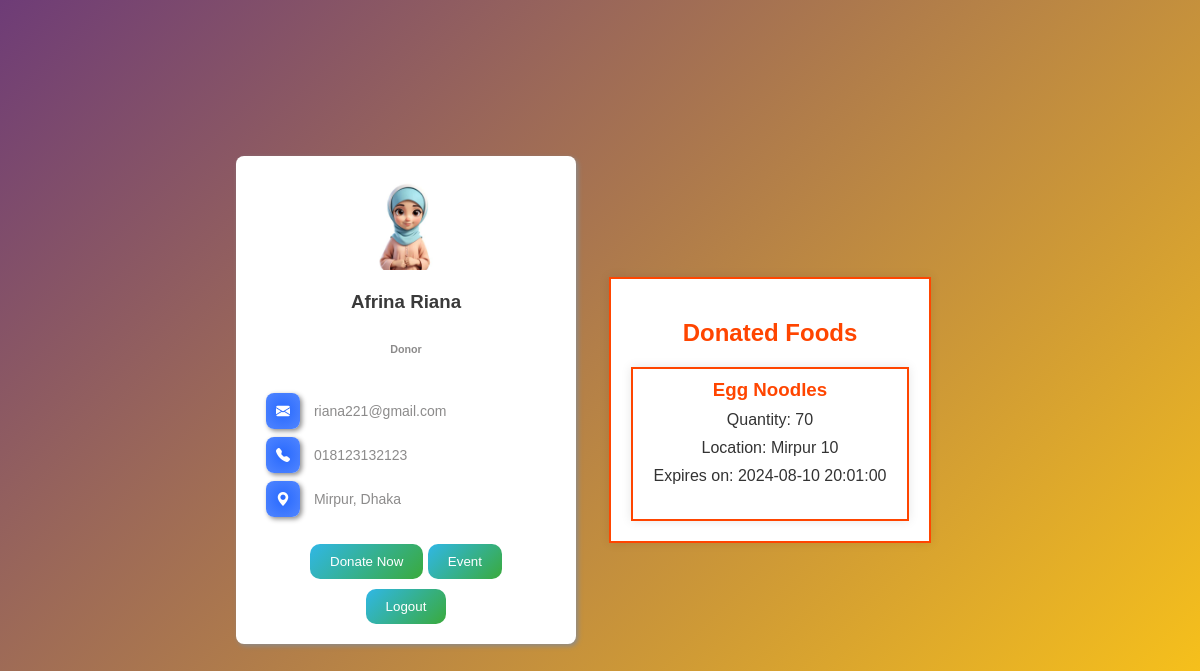
Page /donor/donor.php (signed in) on the committed database.
### tables this page shows
CREATE TABLE `donor` (
  `donor_id` int(11) NOT NULL,
  `name` varchar(64) DEFAULT NULL,
  `email` varchar(64) DEFAULT NULL,
  `passwd` varchar(64) DEFAULT NULL,
  `phone` varchar(64) DEFAULT NULL,
  `gender` varchar(64) DEFAULT NULL,
  `address` varchar(64) DEFAULT NULL,
  `postal_code` varchar(64) DEFAULT NULL,
  `user_type` varchar(64) DEFAULT NULL,
  `restaurant_name` varchar(255) DEFAULT NULL
);

CREATE TABLE `donation` (
  `donation_id` int(11) NOT NULL,
  `food_name` varchar(64) NOT NULL,
  `quantity` int(11) NOT NULL,
  `location` varchar(64) NOT NULL,
  `postal_code` varchar(64) NOT NULL,
  `expire_date_time` datetime NOT NULL,
  `donor_email` varchar(64) NOT NULL,
  `quantity_available` int(11) DEFAULT NULL
);

### donor/donor.php (the view, shortened to what this page needs)
<?php
$connect = mysqli_connect(HOST, USER, PASS, DB) or die("Can not connect");
$email = $_SESSION['email'];
$query_ = "SELECT name, phone, address, gender FROM donor WHERE email = '$email'";
$result_ = mysqli_query($connect, $query_);
$row = mysqli_fetch_array($result_);
$name = $row['name'];
$phone = $row['phone'];
$address = $row['address'];
$gender = $row['gender'];
$donations_query = "SELECT food_name, quantity, location, expire_date_time FROM donation WHERE donor_email = '$email'";
$donations_result = mysqli_query($connect, $donations_query);
$donations = [];
while ($donation_row = mysqli_fetch_assoc($donations_result)) {
    $donations[] = $donation_row;
}
?>
<!DOCTYPE html>
<html lang="en">
<head>
    <link rel="stylesheet" href="newstyle.css">
    <link rel="stylesheet" href="https://cdn.jsdelivr.net/npm/bootstrap-icons@1.11.3/font/bootstrap-icons.min.css">
    <link rel="stylesheet" href="food_list.css">
</head>
<body>
    <div class="profile-container">
        <?php
            if ($gender == "Female") {
                $photo_name = "../assets/images/girl.jpg";
            } else {
                $photo_name = "profile.svg";
            }
        ?>
        <div class="img" style="background-image: url('<?php echo $photo_name; ?>');"></div>
        <h3> <?php echo $name; ?> </h3>
        <h6>Donor</h6>
        <div class="contact-info">
            <br>
            <p><i class="bi bi-envelope-fill"></i> <?php echo $email; ?>  </p>
            <br>
            <p><i class="bi bi-telephone-fill"></i> <?php echo $phone; ?>  </p>
            <br>
            <p><i class="bi bi-geo-alt-fill"></i> <?php echo $address; ?>  </p>
        </div>
        <div class="previous-donations">
            <h4>
                <a href="make_donation.php"> <button>Donate Now</button></a>
                <a href="../events.php"> <button>Event</button></a>
            </h4>
        </div>
        <div class="logout">
            <a href="../logout.php"><button>Logout</button></a>
        </div>
    </div>
    <div class="container">
        <div class="donated-foods">
            <h2>Donated Foods</h2>
            <div class="food-list">
                <?php if (empty($donations)): ?>
                    <p>No donations found.</p>
                <?php else: ?>
                    <?php foreach ($donations as $donation): ?>
                        <div class="food-item">
                            <h3><?php echo htmlspecialchars($donation['food_name']); ?></h3>
                            <p>Quantity: <?php echo htmlspecialchars($donation['quantity']); ?></p>
                            <p>Location: <?php echo htmlspecialchars($donation['location']); ?></p>
                            <p>Expires on: <?php echo htmlspecialchars($donation['expire_date_time']); ?></p>
                        </div>
                    <?php endforeach; ?>
                <?php endif; ?>
            </div>
        </div>
    </div>
</body>
</html>

### donor/newstyle.css (style rules this page uses)
:root { --white: #FFFFFF; --grey: #E8E8E8; --primarytext: #3A3A3A; --secondarytext: #8C8B8B; --blue: #2869FE; --blue2: #5186FF; }
body { min-height: 100vh; background-color: var(--grey); display: flex; justify-content: center; align-items: center; background: linear-gradient(135deg, #71b7e6, #aa3a3a); }
.profile-container { background-color: var(--white); display: flex; justify-content: center; align-items: center; flex-direction: column; padding: 20px; height: auto; width: 300px; border-radius: 8px; box-shadow: 2px 2px 5px var(--secondarytext); }
.img { width: 88px; height: 100px; background-size: contain; background-repeat: no-repeat; background-position: center center; margin-bottom: 10px; }
.bi { background-image: radial-gradient(var(--blue), var(--blue2)); padding: 10px; color: var(--white); border-radius: 8px; box-shadow: 2px 2px 5px var(--secondarytext); margin: 10px; margin-bottom: 200px; row-gap: 200px; }
h3, h6 { font-family: Arial, Helvetica, sans-serif; }
h6 { color: var(--secondarytext); }
h3 { color: var(--primarytext); margin: 5px 0; }
.contact-info { text-align: left; width: 100%; margin-bottom: 10px; }
.contact-info p { margin: 5px 0; font-size: 14px; color: var(--secondarytext); margin-bottom: 5px; row-gap: 10px; }
.previous-donations { width: 100%; text-align: center; }
.previous-donations h4 { margin-bottom: 10px; font-family: Arial, Helvetica, sans-serif; color: var(--primarytext); }

### recipient/food_list.css (style rules this page uses)
body { font-family: Arial, sans-serif; margin: 0; padding: 0; background: linear-gradient(135deg, #6e3c77, #ffc400ea); }
.container { display: flex; justify-content: center; flex-wrap: wrap; padding: 20px; }
.donated-foods { background-color: #fff; border: 2px solid #ff4500; width: 80%; max-width: 1200px; padding: 20px; margin-top: 20px; box-shadow: 0 0 10px rgba(0, 0, 0, 0.1); }
.donated-foods h2 { color: #ff4500; text-align: center; }
.food-list { display: flex; flex-wrap: wrap; gap: 20px; justify-content: center; }
.food-item { background-color: #fff; border: 2px solid #ff4500; height: 150px; width: 300px; text-align: center; box-shadow: 0 0 10px rgba(0, 0, 0, 0.1); }
.food-item h3 { color: #ff4500; margin: 10px 0; }
.food-item p { color: #333; margin: 10px 0; }
button { background: linear-gradient(135deg, #30b7e6, #3aaa3c); border-radius: 10px; color: white; border: none; padding: 10px 20px; cursor: pointer; }

### rows in the picture
donor: name "Afrina Riana", phone "018123132123", address "Mirpur, Dhaka"
donation: food_name "Egg Noodles", quantity "70", location "Mirpur 10", expire_date_time "2024-08-10 20:01:00"

### other values in the picture
$email "riana221@gmail.com"
